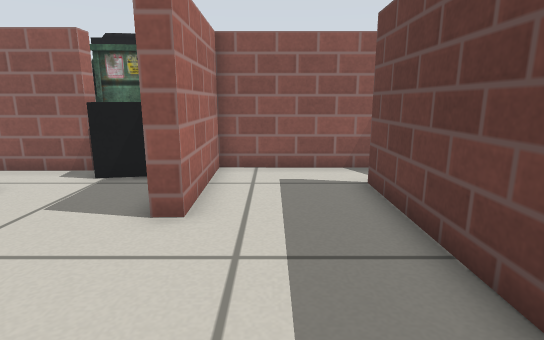
[1] (above)

19 first-person views from a walk through a Gazebo world. The camera is 0.51 m above the floor, tilts 12° down and sees 80° across. The floor is counted in squares, 0.25 m on a side. Each view is taken from the middle of a square. On the plan, view 1 faces up. The plan holds only what a view shows up to about 18 squares ahead; the rest is blank. The robots in the file are not drawn. Gazebo's built-in surfaces are drawn with simple patterns.

[2]
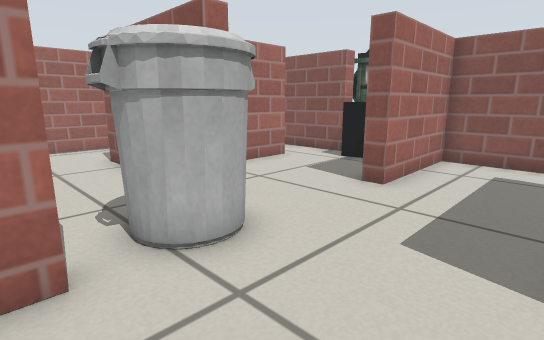

[3]
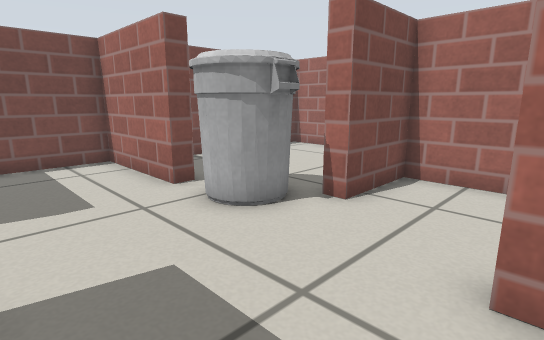

[4]
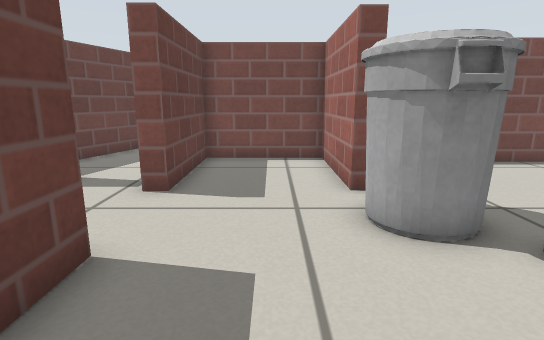

[5]
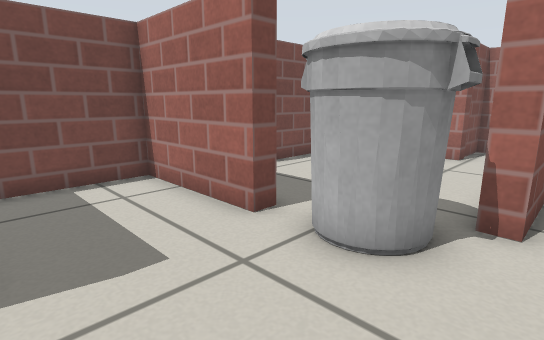

[6]
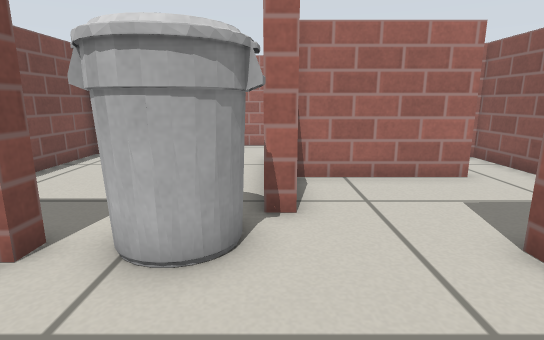

[7]
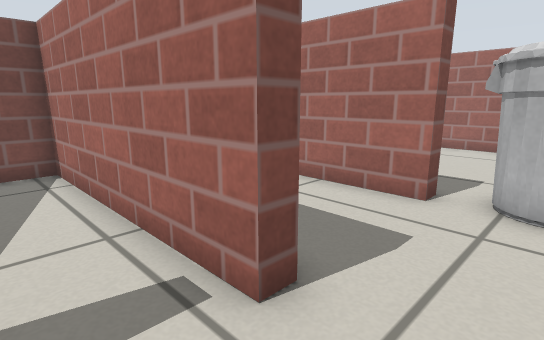

[8]
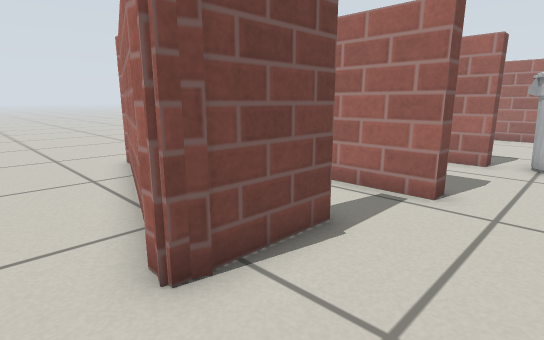

[9]
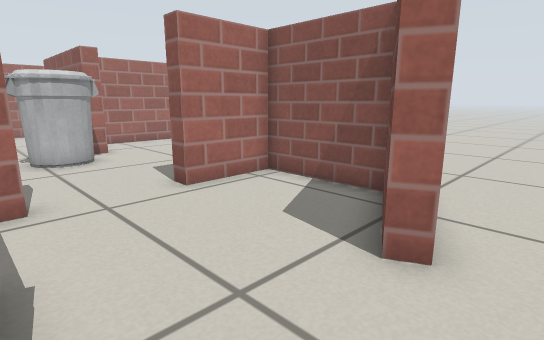

[10]
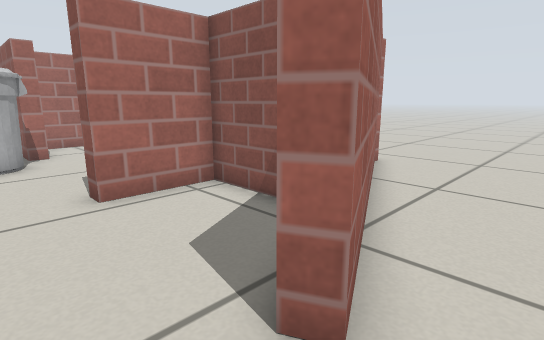

[11]
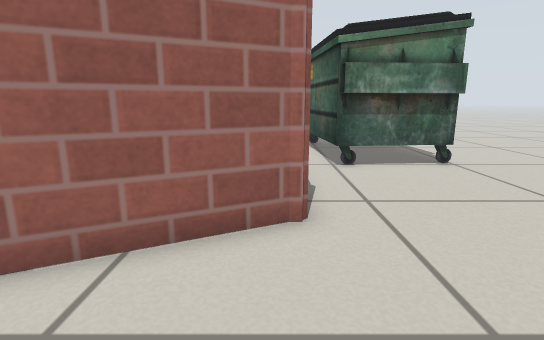

[12]
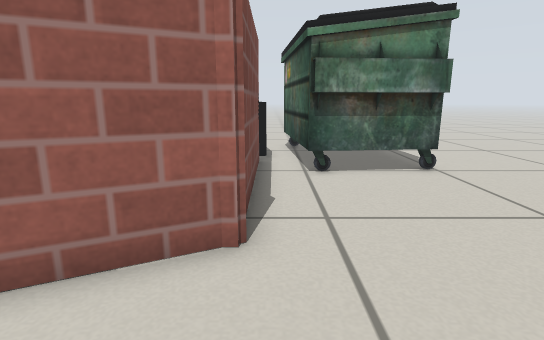

[13]
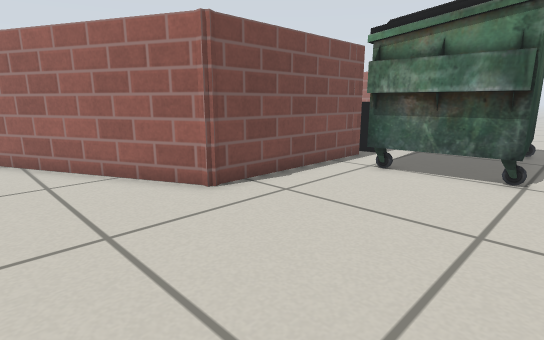

[14]
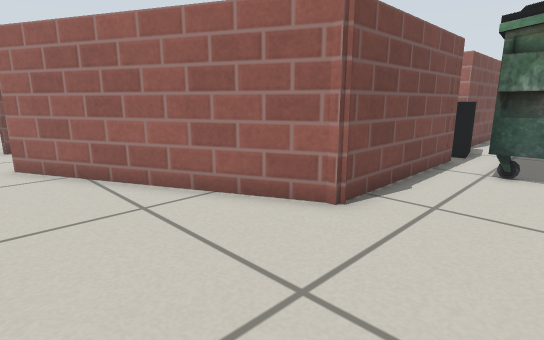

[15]
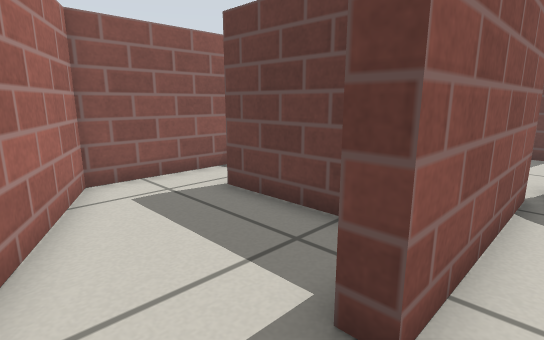

[16]
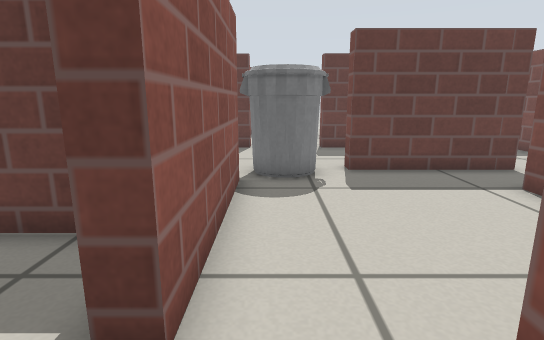

[17]
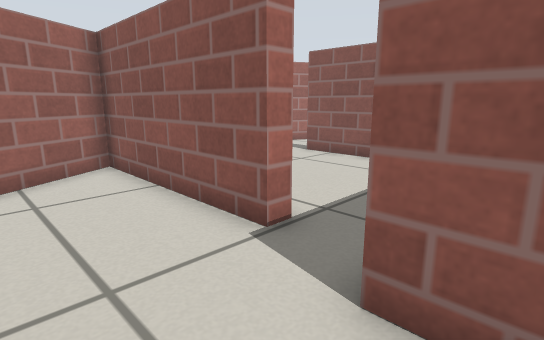

[18]
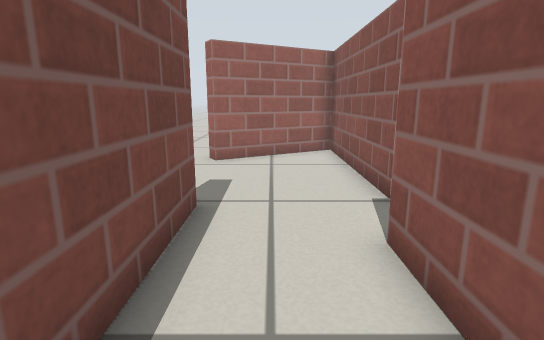

[19]
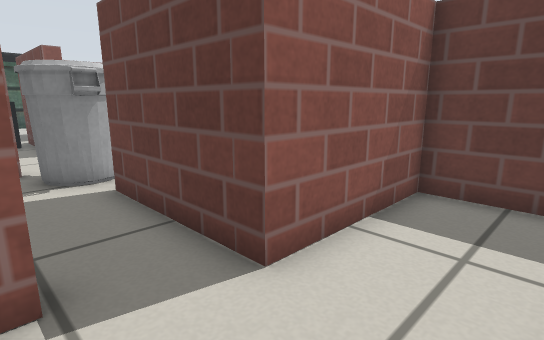

### Floor plan
Key: @ floor where view 1 was taken; # wall or solid block; x gap in a wall; . floor; U dumpster; B bin; O other object.
Columns run from 13 left of view 1 to 10 right of it. Each row starts with its distance up from view 1.
 17         ...............
 16        ...UUUU.........
 15        UUU  UU.........
 14             UU..........
 13             UU.........
 12      ..UUUUUUU.........
 11     .....OO.............
 10    #####O O########.....
  9   ##....OOO#..... #.....
  8   #........#....  ##....
  7  ##...#....#....#  #....
  6  #....#....#....#  ##...
  5 ##....#.........#####...
  4 #.....#.........#...##..
  3 #.....#.........#....#..
  2 #...######BB....#....#..
  1 #........BBB............
  0 ###.......BB.@..........
 -1   #........x...........
 -2   #........#....#..###..
 -3   #........#....#..  #..
 -4   #........#....#...##..
 -5  ########..#....#...#...
 -6  #.........######...#...
 -7  ##.............#..##..
 -8   ##............#. #...
 -9    #............#. #...
-10    #.....###########...
-11 .....              ....
-12                    ....

Where each view was taken, in squares from view 1:
view 1: 0 up, 0 right, facing up
view 2: 2 down, 2 right, facing up-left
view 3: 6 up, 2 right, facing down-left
view 4: 6 up, 0 right, facing down
view 5: 3 up, 2 right, facing down-left
view 6: 2 up, 2 right, facing left
view 7: 1 up, 5 right, facing down-left
view 8: 1 up, 10 right, facing down-left
view 9: 2 down, 10 right, facing up-left
view 10: 0 up, 10 right, facing up-left
view 11: 10 up, 10 right, facing left
view 12: 11 up, 9 right, facing left
view 13: 17 up, 9 right, facing down-left
view 14: 14 up, 10 right, facing down-left
view 15: 1 up, 12 left, facing up-right
view 16: 1 up, 12 left, facing right
view 17: 9 down, 1 left, facing up-left
view 18: 8 down, 2 right, facing left
view 19: 9 down, 5 left, facing up-right
